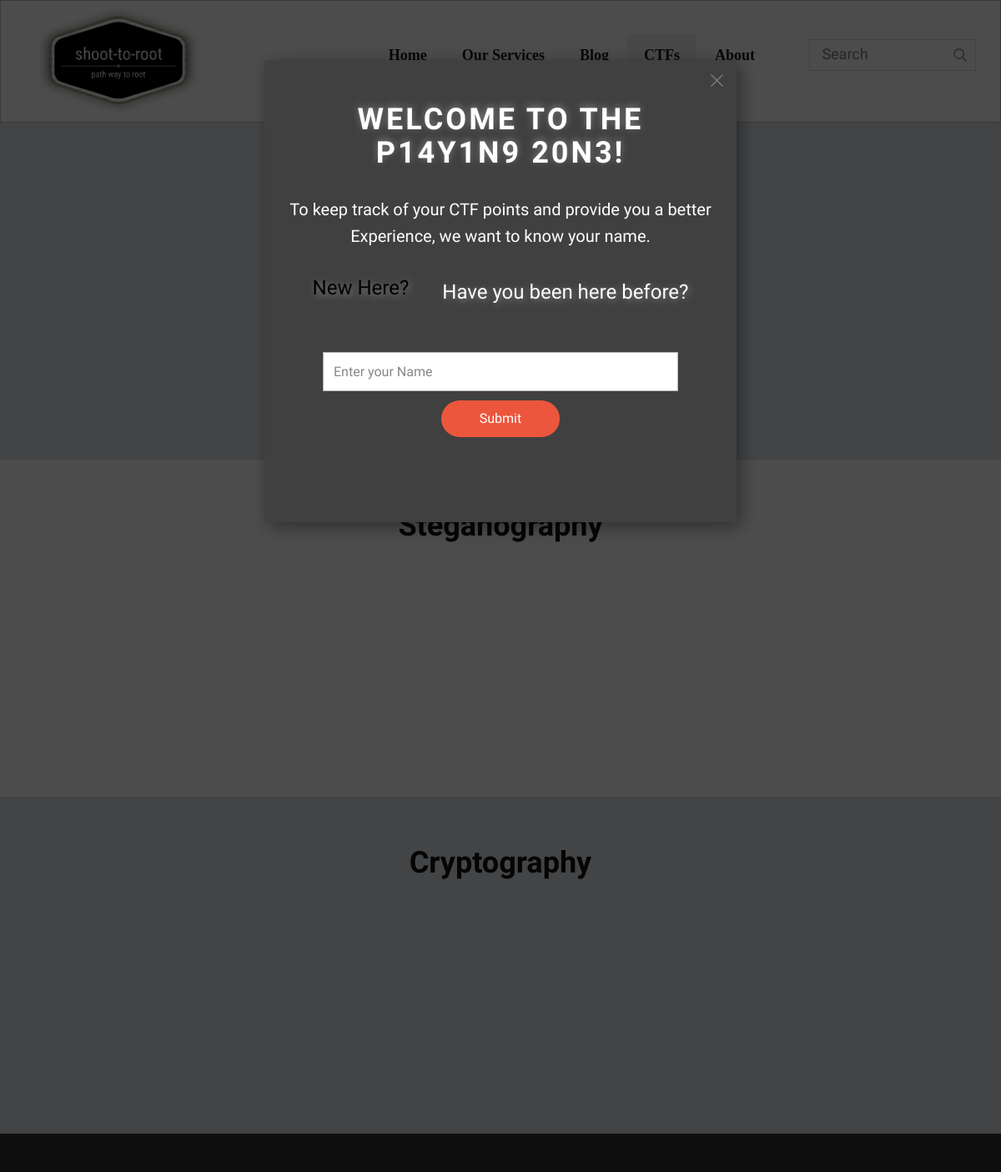
Before: /ctfs.html (upper part) with the older database file.
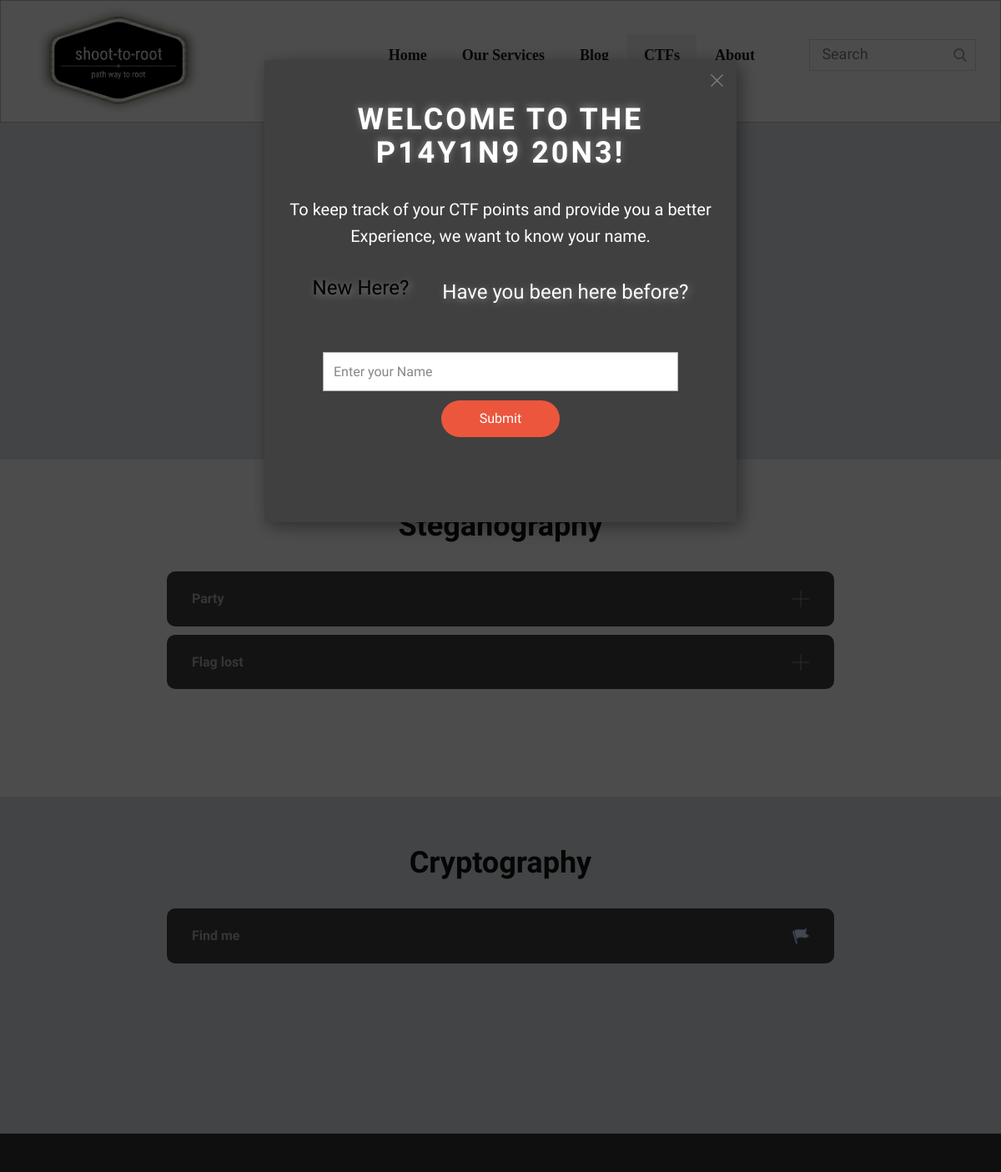
After: the same page with the newer database file.
### shoot_to_root/models.py (models this page shows, shortened)
class CTF(models.Model):
	cate=models.CharField(max_length=100)
	title=models.CharField(max_length=100)
	index=models.IntegerField(default=0)
	flag=models.TextField(max_length=100,default='')
	description=models.TextField()
	timestamp=models.DateTimeField(default=timezone.now)
	file=models.FileField(upload_to='',null=True)

### shoot_to_root/views.py (the view)
# urls.py: path('ctfs.html',CTFList.as_view(),name='ctf-list'),
class CTFList(ListView):
	model=CTF

### shoot_to_root/templates/shoot_to_root/ctf_list.html (shortened to what this page needs)
{% extends 'ctfs.html'%}

### shoot_to_root/templates/ctfs.html (shortened to what the changed rows need)
{% load static %}
<!DOCTYPE html>
<html style="font-size: 16px;">
  <head>
    <link rel="stylesheet" href="{% static '/css/nicepagebase.css' %}" media="screen">
<link rel="stylesheet" href="{% static '/css/CTFs.css' %}" media="screen">
  </head>
  <body class="u-body">
    <section class="u-align-center u-clearfix u-custom-color-2 u-section-1" id="sec-a7fd">
      <div class="u-clearfix u-sheet u-sheet-1">
        <h2 class="u-text u-text-1">
        <h2 class="u-text u-text-1">Misc</h2>
        </h2>
      </div>
    </section>
    <section class="u-align-center u-clearfix u-white u-section-2" id="sec-032c">
      <div class="u-clearfix u-sheet u-sheet-1">
        <h2 class="u-text u-text-1">Steganography</h2>
        <div class="u-accordion u-spacing-10 u-accordion-1">
        	{% for i in object_list %}
          {% if i.cate == "Steganography" %}
          <div class="u-accordion-item">
            <a class="u-accordion-link u-active-grey-75 u-button-style u-grey-75 u-hover-grey-70 u-radius-10 u-text-active-white u-text-grey-30 u-text-hover-white u-accordion-link-2" id="link-accordion-4c47" aria-controls="accordion-4c47" aria-selected="false">
              <span class="u-accordion-link-text">{{i.title}}</span><span class="u-accordion-link-icon u-icon u-text-grey-40 u-icon-3"><svg class="u-svg-link" preserveAspectRatio="xMidYMin slice" viewBox="0 0 42 42" style=""><use xlink:href="#svg-9d52"></use></svg></span>
            </a>
          </div>
          {% endif %}
        {% endfor %}
        </div>
      </div>
    </section>
    <section class="u-align-center u-clearfix u-custom-color-2 u-section-1" id="sec-a7fd">
      <div class="u-clearfix u-sheet u-sheet-1">
        <h2 class="u-text u-text-1">
        <h2 class="u-text u-text-1">Cryptography</h2>
        </h2>
        <div class="u-accordion u-spacing-10 u-accordion-1">
        	{% for i in object_list %}
          {% if i.cate == "Cryptography" %}
          <div class="u-accordion-item">
            <a class="u-accordion-link u-active-grey-75 u-button-style u-grey-75 u-hover-grey-70 u-radius-10 u-text-active-white u-text-grey-30 u-text-hover-white u-accordion-link-2" id="link-accordion-4c47" aria-controls="accordion-4c47" aria-selected="false">
              <span class="u-accordion-link-text">{{i.title}}</span><span class="u-accordion-link-icon u-icon u-icon-3"><svg class="u-svg-link" preserveAspectRatio="xMidYMin slice" viewBox="0 0 60 60" style=""><use xlink:href="#svg-3d8d"></use></svg></span>
            </a>
          </div>
          {% endif %}
        {% endfor %}
        </div>
      </div>
    </section>
  <section class="u-align-center u-black u-clearfix u-container-style u-dialog-block u-opacity u-opacity-70 u-section-5" id="sec-73c3">
      <div class="u-container-style u-dialog u-grey-75 u-shape-rectangle u-dialog-1">
        <div class="u-container-layout u-container-layout-1">
          <h2 class="u-align-center u-text u-text-1">Welcome To the<br>p14y1n9 20n3!
          </h2>
        </div>
      </div></div>
    </section>
</body>
</html>

Changed rows visible on the page:
now on this page (row edited): CTF: title "Party", shown under "Steganography"
added CTF: title "Flag lost", shown under "Steganography"
added CTF: title "Find me", shown under "Cryptography"
